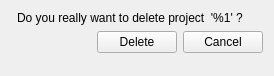
<?xml version="1.0" encoding="UTF-8"?>
<ui version="4.0">
 <class>manufacturer_delete_form</class>
 <widget class="QWidget" name="manufacturer_delete_form">
  <property name="windowModality">
   <enum>Qt::ApplicationModal</enum>
  </property>
  <property name="geometry">
   <rect>
    <x>0</x>
    <y>0</y>
    <width>274</width>
    <height>76</height>
   </rect>
  </property>
  <property name="windowTitle">
   <string>Delete manufacturer</string>
  </property>
  <property name="windowIcon">
   <iconset>
    <normaloff>:/images/building.png</normaloff>:/images/building.png</iconset>
  </property>
  <layout class="QFormLayout" name="formLayout">
   <property name="fieldGrowthPolicy">
    <enum>QFormLayout::AllNonFixedFieldsGrow</enum>
   </property>
   <item row="2" column="1">
    <widget class="QLabel" name="label_2">
     <property name="text">
      <string>Do you really want to delete project  '%1' ?</string>
     </property>
     <property name="action" stdset="0">
      <string>readProject project {id={main.id}}</string>
     </property>
     <property name="answer" stdset="0">
      <string>Project project {id={?}; id2={?}; shortcut{{1}}; name{{?}} }</string>
     </property>
    </widget>
   </item>
   <item row="3" column="1">
    <layout class="QHBoxLayout" name="horizontalLayout_2">
     <item>
      <spacer name="horizontalSpacer">
       <property name="orientation">
        <enum>Qt::Horizontal</enum>
       </property>
       <property name="sizeHint" stdset="0">
        <size>
         <width>40</width>
         <height>20</height>
        </size>
       </property>
      </spacer>
     </item>
     <item>
      <widget class="QPushButton" name="delete_2">
       <property name="text">
        <string>Delete</string>
       </property>
       <property name="action" stdset="0">
        <string>deleteProject project {id={main.id}}</string>
       </property>
       <property name="datasignal:clicked" stdset="0">
        <string notr="true">refreshProjects</string>
       </property>
       <property name="form" stdset="0">
        <string>_CLOSE_</string>
       </property>
      </widget>
     </item>
     <item>
      <widget class="QPushButton" name="cancel">
       <property name="text">
        <string>Cancel</string>
       </property>
       <property name="form" stdset="0">
        <string notr="true">_CLOSE_</string>
       </property>
      </widget>
     </item>
    </layout>
   </item>
  </layout>
 </widget>
 <tabstops>
  <tabstop>delete_2</tabstop>
  <tabstop>cancel</tabstop>
 </tabstops>
 <resources>
  <include location="../wolfzilla.qrc"/>
  <include location="../wolfzilla.qrc"/>
 </resources>
 <connections/>
</ui>
